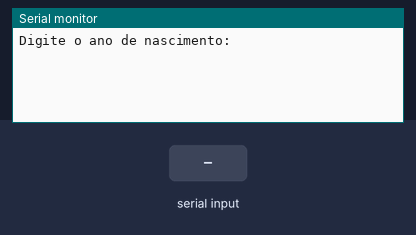
The sketch below on a simulated Arduino Uno, built with avr-gcc and run on an emulated ATmega328P. Parts: the last lines printed to the serial monitor. The inputs (shaded band) are chosen by the test bench.

Above: at 1.2 s.
1.3 s: "90,45\n" received over Serial
At 2.8 s:
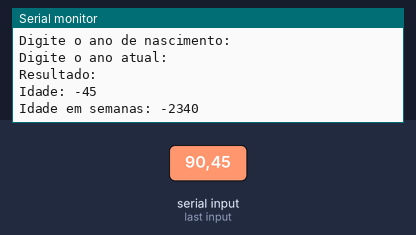
3.8 s: "30,150\n" received over Serial
At 7.0 s:
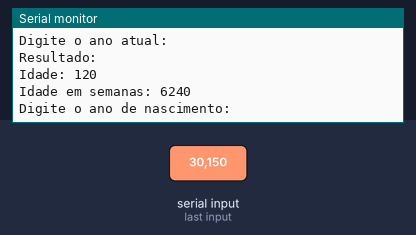

Measured:
- after the input at 1.3 s, the serial monitor: prints a new line after 0.50 s (image 1)
- after the input at 3.8 s, the serial monitor: prints a new line after 1.0 s (image 2)

The sketch:

atividade_02.ino
```cpp
// Faça um programa que receba o ano de nascimento
// de uma pessoa e o ano atual. Calcule e imprima:
// a. A idade dessa pessoa
// b. Essa idade convertida em semanas

// Variáveis
int anoNascimento = 0;
int anoAtual = 0;
int idade = 0;
int idadeSemanas = 0;

void setup()
{
  Serial.begin(9600); // Inicia a comunicação Serial
}

void loop()
{
  // Entrada
  Serial.println("Digite o ano de nascimento:");
  while (!Serial.available()) {}         // Aguarda o usuário digitar
  anoNascimento = Serial.parseInt();     // Lê o ano de nascimento
  delay(500);                            // Pequena pausa para leitura correta

  Serial.println("Digite o ano atual:");
  while (!Serial.available()) {}         // Aguarda o usuário digitar
  anoAtual = Serial.parseInt();          // Lê o ano atual
  delay(500);

  // Processamento
  idade = anoAtual - anoNascimento;      // Calcula a idade
  idadeSemanas = idade * 52;             // Aproximadamente 52 semanas por ano

  // Saída
  Serial.println("Resultado:");
  Serial.print("Idade: ");
  Serial.println(idade);
  Serial.print("Idade em semanas: ");
  Serial.println(idadeSemanas);

  delay(1000); // Aguarda 5 segundos antes de reiniciar
}
```
